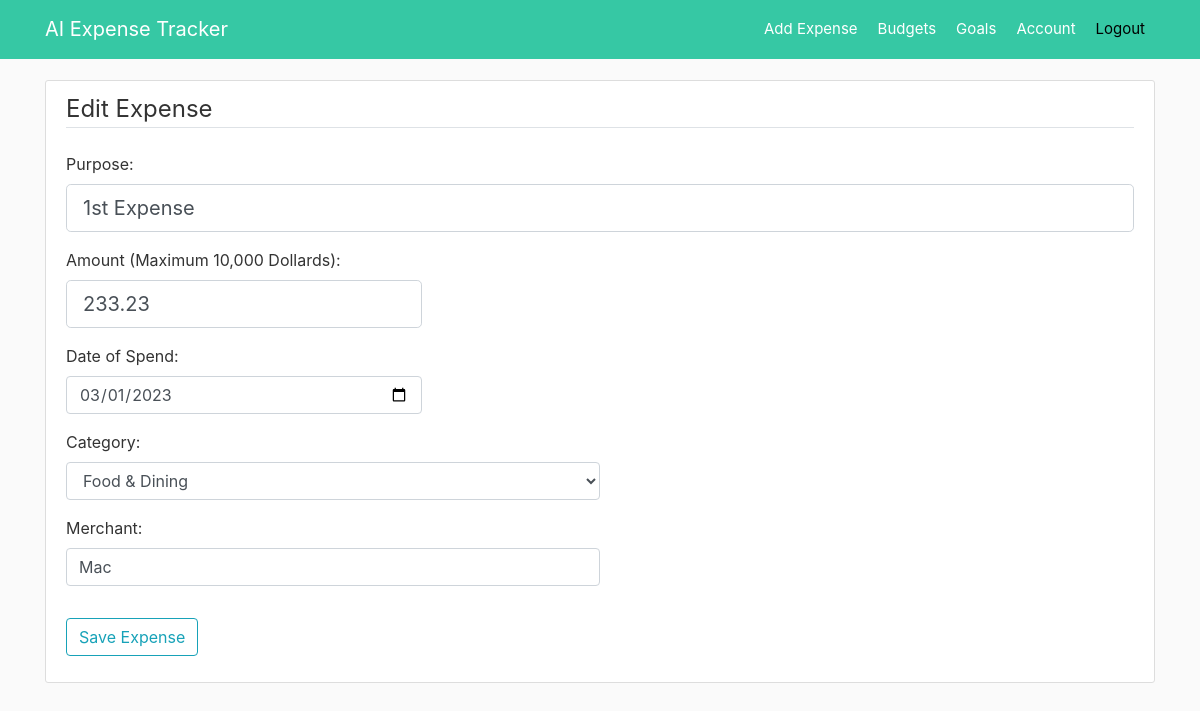
The page /expense/1/update (signed in) on the database as committed earlier.
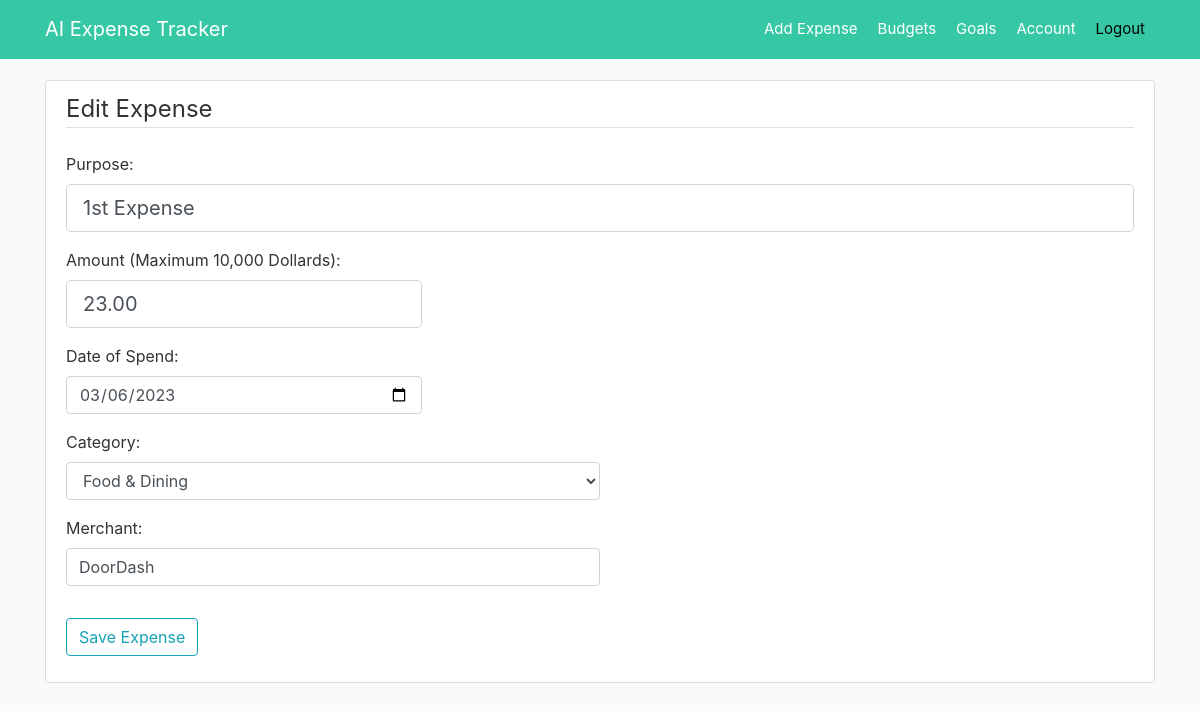
The same page on the database as committed later.
### app/models.py (models this page shows, shortened)
class Expense(db.Model):
    id = db.Column(db.Integer, primary_key=True)
    title = db.Column(db.String(100), nullable=False)
    amount = db.Column(db.Numeric(precision=8, asdecimal=False,
                       decimal_return_scale=2), nullable=False)
    date_spend = db.Column(db.DateTime, nullable=False)
    category = db.Column(db.String(20), nullable=False)
    merchant = db.Column(db.String(30), nullable=False)
    user_id = db.Column(db.Integer, db.ForeignKey('user.id'), nullable=False)
    date_posted = db.Column(db.DateTime, nullable=False)

### app/expenses/routes.py (the view)
@expenses.route("/expense/<int:expense_id>/update", methods=['GET', 'POST'])
@login_required
def expense_update(expense_id):
    expense = Expense.query.get_or_404(expense_id)
    form = ExpenseForm()
    if form.validate_on_submit():
        expense.title = form.title.data
        expense.amount = form.amount.data
        expense.date_spend = form.date_spend.data
        expense.category = form.category.data
        expense.merchant = form.merchant.data
        expense.date_posted = datetime.now()
        db.session.commit()
        flash('Your expense has been updated!', 'success')
        return redirect(url_for('expenses.expense', expense_id=expense.id))
    elif request.method == 'GET':
        form.title.data = expense.title
        form.amount.data = expense.amount
        form.date_spend.data = expense.date_spend
        form.category.data = expense.category
        form.merchant.data = expense.merchant
    return render_template('create_expense.html', title='Edit Expense',
                           form=form, legend='Edit Expense')

### app/expenses/forms.py
class ExpenseForm(FlaskForm):
    title = StringField('Purpose:', validators=[DataRequired()])
    amount = DecimalField('Amount (Maximum 10,000 Dollards):', validators=[
                          DataRequired(), NumberRange(min=0.5, max=10000)])
    date_spend = DateField('Date of Spend:', validators=[DataRequired()])
    category = SelectField('Category:', choices=["Food & Dining",
                                                 "Gas & Fuel", "Bills & Utilities", "Health & Fitness", "Travel", "Shopping", "Transfer", "Other Spending"],
                           validators=[DataRequired()])
    merchant = StringField('Merchant:', validators=[DataRequired()])
    submit = SubmitField('Save Expense')

### app/models.py (called while the page is built)
@login_manager.user_loader
def load_user(user_id):
    return User.query.get(int(user_id))

### app/templates/create_expense.html (shortened to what this page needs)
{% extends "layout.html" %}
{% block content %}
<div class="content-section">
    <form method="POST" action="">
        <fieldset class="form-group">
            <legend class="border-bottom mb-4">{{ legend }}</legend>
            <div class="form-group">
                {{ form.title.label(class="form-control-label") }}
                {% if form.title.errors %}
                    {{ form.title(class="form-control form-control-lg is-invalid") }}
                    <div class="invalid-feedback">
                        {% for error in form.title.errors %}
                            <span style="color:red">{{ error }}</span>
                        {% endfor %}
                    </div>
                {% else %}
                    {{ form.title(class="form-control form-control-lg", placeholder="Enter Desciption Details ...") }}
                {% endif %}
            </div>
            <div class="form-group">
                {{ form.amount.label }}
                {% if form.amount.errors %}
                    {{ form.amount(class="form-control form-control-lg col-4 is-invalid") }}
                    <div class="invalid-feedback">
                        {% for error in form.amount.errors %}
                            <span style="color:red">{{ error }}</span>
                        {% endfor %}
                    </div>
                {% else %}
                    {{ form.amount(class="form-control form-control-lg col-4", placeholder="Enter Amount") }}
                {% endif %}
            </div>
            <div class="form-group">
                {{ form.date_spend.label }}
                {% if form.date_spend.errors %}
                    {{ form.date_spend(class="datepicker form-control col-4 is-invalid") }}
                    <div class="invalid-feedback">
                        {% for error in form.date_spend.errors %}
                            <span style="color:red">{{ error }}</span>
                        {% endfor %}
                    </div>
                {% else %}
                    {{ form.date_spend(class="datepicker form-control col-4") }}
                {% endif %}
            </div>
            <div class="form-group">
                {{ form.category.label(class="form-control-label") }}
                {% if form.category.errors %}
                    <div class="invalid-feedback">
                        {% for error in form.category.errors %}
                            <span style="color:red">{{ error }}</span>
                        {% endfor %}
                    </div>
                {% else %}
                    {{ form.category(class="form-control col-6") }}
                {% endif %}
            </div>
            <div class="form-group">
                {{ form.merchant.label(class="form-control-label") }}
                {% if form.merchant.errors %}
                    {{ form.merchant(class="form-control col-6 is-invalid") }}
                    <div class="invalid-feedback">
                        {% for error in form.merchant.errors %}
                            <span style="color:red">{{ error }}</span>
                        {% endfor %}
                    </div>
                {% else %}
                    {{ form.merchant(class="form-control col-6", placeholder="Enter Merchant") }}
                {% endif %}
            </div>
        </fieldset>
        <div class="form-group">
            {{ form.submit(class="btn btn-outline-info") }}
        </div>
    </form>
</div>
{% endblock content %}

Rows that differ between the two databases and show on the page:
changed Expense "1st Expense": amount "233.23" → "23.00"; date_spend "03/01/2023" → "03/06/2023"; merchant "Mac" → "DoorDash"
